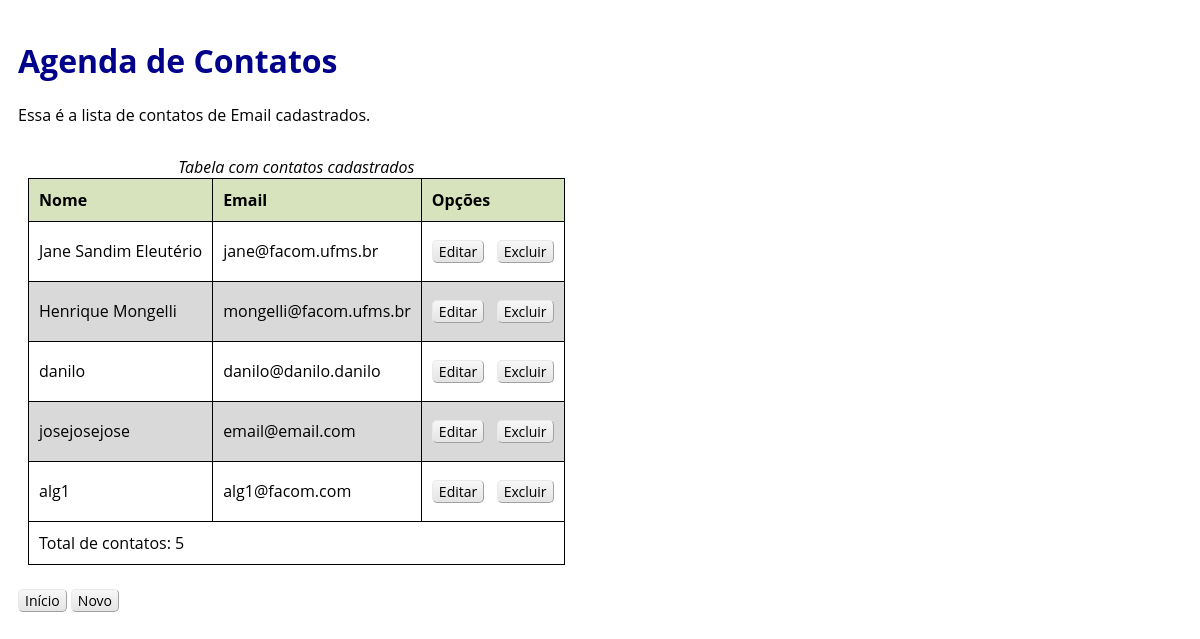
/?funcao=listar, run on the app's committed database.
### tables this page shows
CREATE TABLE tbcontato(
    id INTEGER PRIMARY KEY AUTOINCREMENT NOT NULL UNIQUE,
    nome VARCHAR NOT NULL,
    email VARCHAR NOT NULL
);

### index.php (called while the page is built, shortened)
<?php
require_once 'controller/Controle.php';
$controller = new Controle();
$controller->init();
?>

### model/AbstractFactory.php (called while the page is built, shortened)
<?php
abstract class AbstractFactory {
    public function __construct() {
        try {
            $this->db = new PDO("sqlite:model/DB_Contato.sqlite");
        } catch (PDOException $exception) {
            echo $exception->getMessage();
        } catch (Exception $exception) {
            echo $exception->getMessage();
        }
    }
    protected function queryRowsToListOfObjects
    (PDOStatement $result, $nameObject): array {
        $list = array();
        $r = $result->fetchAll(PDO::FETCH_NUM);
        foreach ($r as $row) {
            $ref = new ReflectionClass($nameObject);
            $list[] = $ref->newInstanceArgs($row);
        }
        return $list;
    }
}
?>

### model/ContatoFactory.php (called while the page is built, shortened)
<?php
require_once("Contato.php");
require_once("AbstractFactory.php");
class ContatoFactory extends AbstractFactory {
    public function listar(): array {
        $sql = "SELECT * FROM tbcontato";
        try {
            $resultRows = $this->db->query($sql);
            $resultObject = $this->queryRowsToListOfObjects($resultRows, "Contato");
            return $resultObject;
        } catch (Exception $exc) {
            echo $exc->getMessage();
            $resultObject = array();
        }
    }
}
?>

### model/Contato.php (called while the page is built, shortened)
<?php
class Contato {
    private  $nome;
    private  $email;
    private  $id;
    public function __construct(string $id, string $nome, string $email) {
        $this->id = $id;
        $this->nome = $nome;
        $this->email = $email;
    }
    public function getNome(): string {
        return $this->nome;
    }
    public function getEmail(): string {
        return $this->email;
    }
    public function getId(): string {
        return $this->id;
    }
}
?>

### view/lista.php (the view, shortened to what this page needs)
<!DOCTYPE html>
<html lang="pt-br">
<head>
    <link rel="stylesheet" type="text/css" href="view/css/estilo.css"/>
</head>
<body>
    <h1>Agenda de Contatos</h1>
    <p>Essa é a lista de contatos de Email cadastrados.</p>
    <?php
    if (isset($agendaContatos) && count($agendaContatos) >= 1) {
        ?>
        <table>
            <caption>Tabela com contatos cadastrados</caption>
            <thead>
                <tr>
                    <th>Nome</th>
                    <th>Email</th>
                    <th>Opções</th>
                </tr>
            </thead>
            <tbody>
                <?php
                foreach ($agendaContatos as $c) {
                    echo "<tr><td> " . $c->getNome() . " </td>";
                    echo "<td> " . $c->getEmail() . " </td>";
                    echo "<td><a href=\"?funcao=editar&id=" . $c->getId() . "\">Editar</a>&nbsp;&nbsp;&nbsp;";
                    echo "<a href=\"?funcao=excluir&id=" . $c->getId() . "\">Excluir</a></td></tr>";
                }
                ?>
            </tbody>
            <tfoot>
                <tr>
                    <td colspan="3">Total de contatos: <?php echo count($agendaContatos) ?></td>
                </tr>
            </tfoot>
        </table>
        <?php
    }
    ?>
    <p>
        <a href="?funcao=home">Início</a>
        <a href="?funcao=novo">Novo</a>
    </p>
</body>
</html>

### controller/Controle.php (shortened to what this page needs)
<?php
require_once("model/Contato.php");
class Controle {
    private $factory;
    public function __construct() {
        $this->factory = new ContatoFactory();
    }
    public function init() {
        if (isset($_GET['funcao']))
            $f = $_GET['funcao'];
        else
            $f = "";
        switch ($f) {
            case 'listar':
            $this->lista();
            break;
        }
    }
    public function lista() {
        $agendaContatos = $this->factory->listar();
        require 'view/lista.php';
    }
}
?>

### view/css/estilo.css (style rules this page uses)
body { font-family: "Open Sans", arial, sans-serif; padding: 10px; }
h1 { color: darkblue; }
table { border-collapse: collapse; margin:10px; margin-top:30px; }
th { border: 1px solid #000000; padding: 10px; background-color: #d6e3bc; text-align: left; }
td { border: 1px solid #000000; padding: 10px; }
tr:nth-child(even) { background-color: #d9d9d9; }
caption { font-style:italic; }
a , input[type=submit] { margin: 8px 0; border-radius: 5px; text-decoration: none; font-size:14px; display: inline-block; padding: 1px 6px; background-image: linear-gradient(to bottom, #f7f7f7, #e4e4e4); color: black; border-style: solid; border-width: 1px; border-color: #e9e9e9 #9fa09f #9fa09f #e9e9e9; }

### data on the page
tbcontato: nome "Jane Sandim Eleutério", email "jane@facom.ufms.br"
tbcontato: nome "Henrique Mongelli", email "mongelli@facom.ufms.br"
tbcontato: nome "danilo", email "danilo@danilo.danilo"
tbcontato: nome "josejosejose", email "email@email.com"
tbcontato: nome "alg1", email "alg1@facom.com"

### other printed values
count($agendaContatos) "5"
